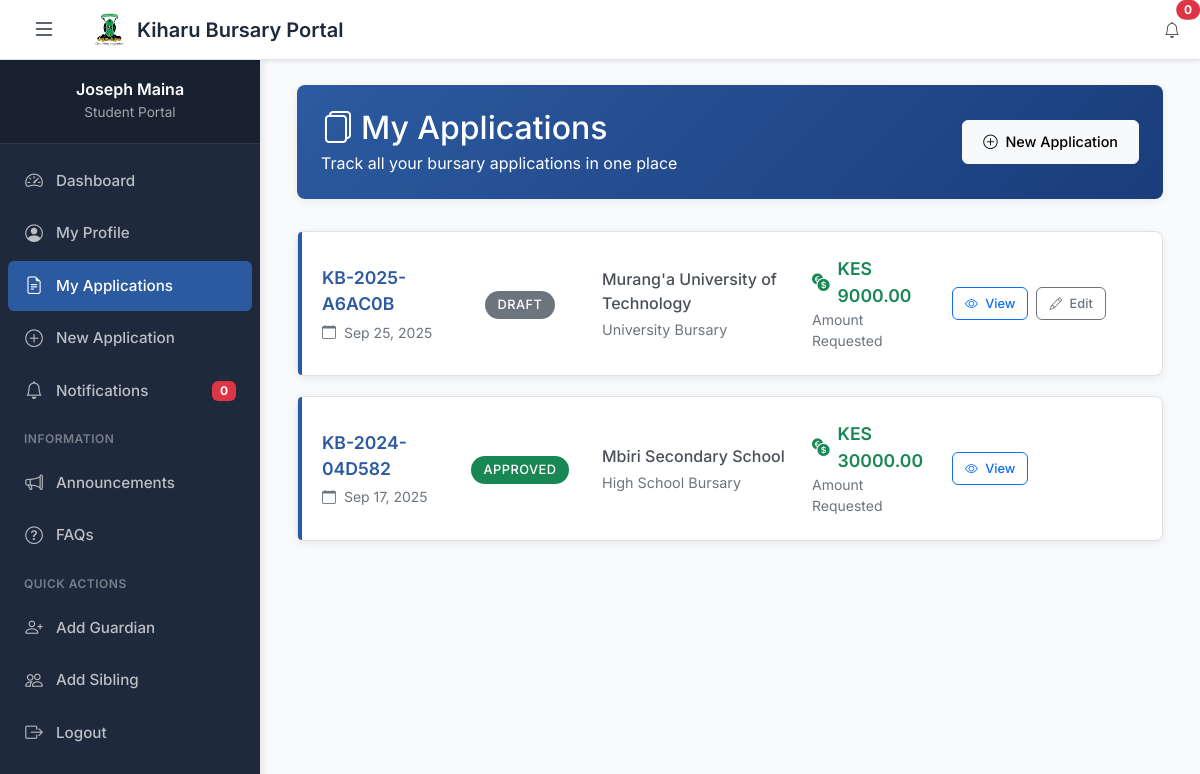
The app's page /student/applications/ (signed in), older data.
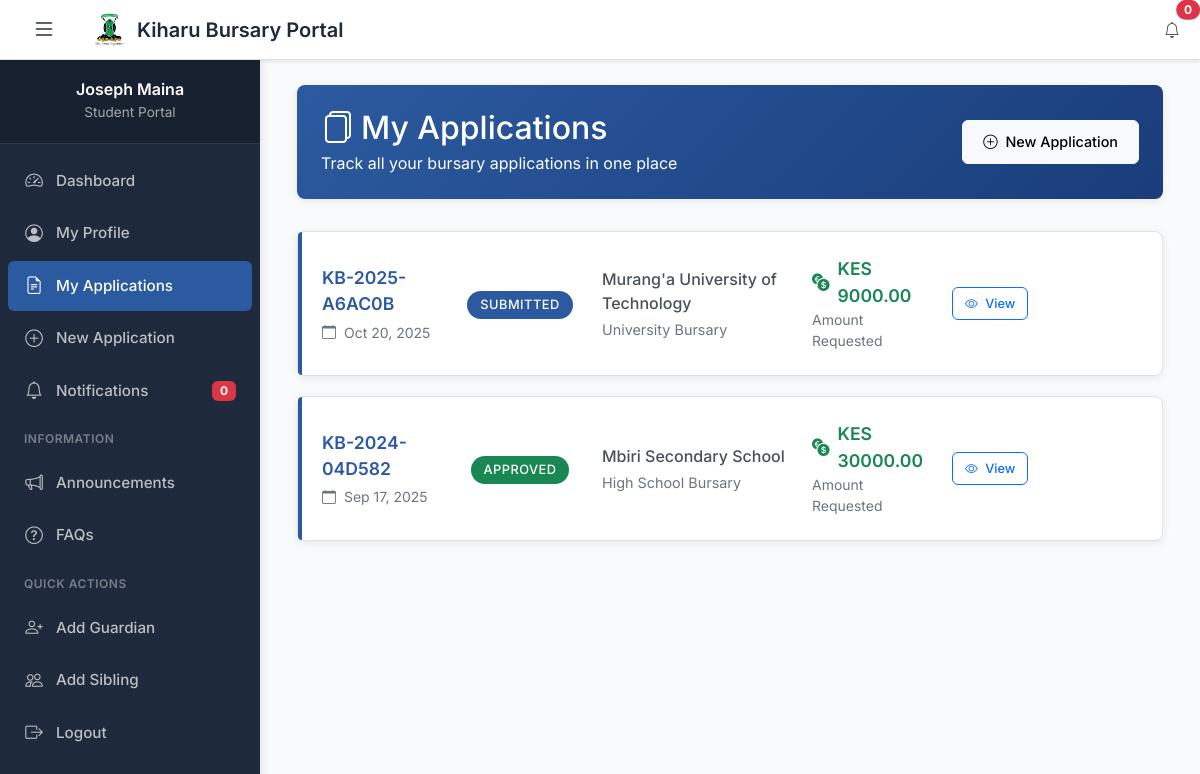
The same page, newer data.
### kiharu_system/models.py (models this page shows, shortened)
class Application(models.Model):
    APPLICATION_STATUS = (
        ('draft', 'Draft'),
        ('submitted', 'Submitted'),
        ('under_review', 'Under Review'),
        ('approved', 'Approved'),
        ('rejected', 'Rejected'),
        ('disbursed', 'Disbursed'),
    )
    application_number = models.CharField(max_length=20, unique=True, editable=False)
    applicant = models.ForeignKey(Applicant, on_delete=models.CASCADE, related_name='applications')
    fiscal_year = models.ForeignKey(FiscalYear, on_delete=models.CASCADE)
    bursary_category = models.ForeignKey(BursaryCategory, on_delete=models.CASCADE)
    institution = models.ForeignKey(Institution, on_delete=models.CASCADE)
    status = models.CharField(max_length=20, choices=APPLICATION_STATUS, default='draft')
    admission_number = models.CharField(max_length=100)
    year_of_study = models.PositiveIntegerField()
    course_name = models.CharField(max_length=200, blank=True, null=True)  # For college/university
    expected_completion_date = models.DateField()
    total_fees_payable = models.DecimalField(max_digits=10, decimal_places=2)
    fees_paid = models.DecimalField(max_digits=10, decimal_places=2)
    fees_balance = models.DecimalField(max_digits=10, decimal_places=2)
    amount_requested = models.DecimalField(max_digits=10, decimal_places=2)
    other_bursaries = models.BooleanField(default=False)
    other_bursaries_amount = models.DecimalField(max_digits=10, decimal_places=2, default=0)
    other_bursaries_source = models.CharField(max_length=200, blank=True, null=True)
    is_orphan = models.BooleanField(default=False)
    is_disabled = models.BooleanField(default=False)
    has_chronic_illness = models.BooleanField(default=False)
    chronic_illness_description = models.TextField(blank=True, null=True)
    date_submitted = models.DateTimeField(auto_now_add=True)
    last_updated = models.DateTimeField(auto_now=True)
    previous_allocation = models.BooleanField(default=False)
    previous_allocation_year = models.CharField(max_length=20, blank=True, null=True)
    previous_allocation_amount = models.DecimalField(max_digits=10, decimal_places=2, default=0)

class Institution(models.Model):
    INSTITUTION_TYPES = (
        ('highschool', 'High School'),
        ('special_school', 'Special School'),
        ('college', 'College'),
        ('university', 'University'),
    )
    name = models.CharField(max_length=200)
    institution_type = models.CharField(max_length=20, choices=INSTITUTION_TYPES)
    county = models.CharField(max_length=100)
    postal_address = models.CharField(max_length=100, blank=True, null=True)
    phone_number = models.CharField(max_length=20, blank=True, null=True)
    email = models.EmailField(blank=True, null=True)

class BursaryCategory(models.Model):
    CATEGORY_TYPES = (
        ('highschool', 'High School'),
        ('special_school', 'Special School'),
        ('college', 'College'),
        ('university', 'University'),
    )
    name = models.CharField(max_length=100)
    category_type = models.CharField(max_length=20, choices=CATEGORY_TYPES)
    fiscal_year = models.ForeignKey(FiscalYear, on_delete=models.CASCADE, related_name='categories')
    allocation_amount = models.DecimalField(max_digits=12, decimal_places=2)
    max_amount_per_applicant = models.DecimalField(max_digits=10, decimal_places=2)

### kiharu_system/views.py (the view)
# urls.py: path('student/applications/', views.student_application_list, name='student_application_list'),
@login_required
def student_application_list(request):
    try:
        applicant = request.user.applicant_profile
    except Applicant.DoesNotExist:
        return redirect('student_profile_create')
    applications = Application.objects.filter(applicant=applicant).order_by('-date_submitted')
    paginator = Paginator(applications, 10)
    page_number = request.GET.get('page')
    page_obj = paginator.get_page(page_number)
    context = {
        'page_obj': page_obj,
        'applications': page_obj,
    }
    return render(request, 'students/application_list.html', context)

### templates/students/application_list.html (shortened to what this page needs)
{% extends 'student_base.html' %}
{% load static %}
{% block content %}
<div class="container-fluid">
    <div class="row">
        <div class="col-12">
            <div class="page-header">
                <div class="d-flex justify-content-between align-items-center flex-wrap">
                    <div>
                        <h2 class="mb-1">
                            <i class="bi bi-files me-2"></i>My Applications
                        </h2>
                        <p class="mb-0 opacity-90">Track all your bursary applications in one place</p>
                    </div>
                    <a href="{% url 'student_application_create' %}" class="btn btn-light">
                        <i class="bi bi-plus-circle me-1"></i> New Application
                    </a>
                </div>
            </div>
            {% if applications %}
                {% for application in applications %}
                <div class="application-card">
                    <div class="row align-items-center">
                        <div class="col-md-3 col-lg-2">
                            <div class="application-number mb-1">
                                {{ application.application_number }}
                            </div>
                            <div class="text-muted small">
                                <i class="bi bi-calendar me-1"></i>
                                {{ application.date_submitted|date:"M j, Y"|default:"Draft" }}
                            </div>
                        </div>
                        <div class="col-md-2 col-lg-2 text-center">
                            <span class="status-badge status-{{ application.status }}">
                                {{ application.get_status_display }}
                            </span>
                        </div>
                        <div class="col-md-3 col-lg-3">
                            <div class="institution-name mb-1">
                                {{ application.institution.name }}
                            </div>
                            <div class="category-name">
                                {{ application.bursary_category.name }}
                            </div>
                        </div>
                        <div class="col-md-2 col-lg-2">
                            <div class="amount-display">
                                <i class="bi bi-currency-exchange"></i>
                                KES {{ application.amount_requested|floatformat:2 }}
                            </div>
                            <div class="text-muted small">Amount Requested</div>
                        </div>
                        <div class="col-md-2 col-lg-3">
                            <div class="d-flex gap-2 flex-wrap">
                                <a href="{% url 'student_application_detail' application.pk %}" class="btn btn-outline-primary btn-sm">
                                    <i class="bi bi-eye me-1"></i> View
                                </a>
                                {% if application.status == 'draft' %}
                                <a href="{% url 'student_application_edit' application.pk %}" class="btn btn-outline-secondary btn-sm">
                                    <i class="bi bi-pencil me-1"></i> Edit
                                </a>
                                {% endif %}
                            </div>
                        </div>
                    </div>
                </div>
                {% endfor %}
            {% endif %}
        </div>
    </div>
</div>
{% endblock %}

Row changes from the older to the newer data that the page shows:
changed Application "Murang'a University of Technology": date_submitted "Sep 25, 2025" → "Oct 20, 2025"; status "DRAFT" → "SUBMITTED"; no longer shows "Edit"
